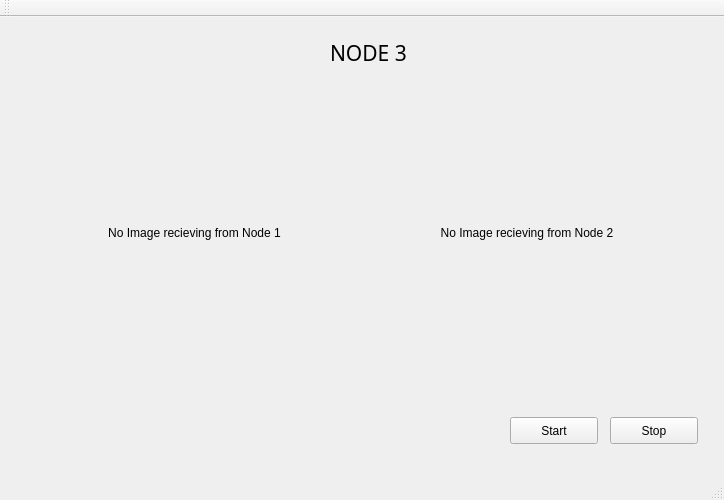
<?xml version="1.0" encoding="UTF-8"?>
<ui version="4.0">
 <class>MainWindow</class>
 <widget class="QMainWindow" name="MainWindow">
  <property name="geometry">
   <rect>
    <x>0</x>
    <y>0</y>
    <width>724</width>
    <height>500</height>
   </rect>
  </property>
  <property name="windowTitle">
   <string>MainWindow</string>
  </property>
  <widget class="QWidget" name="centralWidget">
   <widget class="QPushButton" name="pushButton">
    <property name="geometry">
     <rect>
      <x>510</x>
      <y>400</y>
      <width>88</width>
      <height>27</height>
     </rect>
    </property>
    <property name="text">
     <string>Start</string>
    </property>
   </widget>
   <widget class="QPushButton" name="pushButton_2">
    <property name="geometry">
     <rect>
      <x>610</x>
      <y>400</y>
      <width>88</width>
      <height>27</height>
     </rect>
    </property>
    <property name="text">
     <string>Stop</string>
    </property>
   </widget>
   <widget class="QLabel" name="label">
    <property name="geometry">
     <rect>
      <x>330</x>
      <y>20</y>
      <width>91</width>
      <height>31</height>
     </rect>
    </property>
    <property name="font">
     <font>
      <family>Sans Serif</family>
      <pointsize>16</pointsize>
     </font>
    </property>
    <property name="text">
     <string>NODE 3</string>
    </property>
   </widget>
   <widget class="QWidget" name="horizontalLayoutWidget">
    <property name="geometry">
     <rect>
      <x>20</x>
      <y>50</y>
      <width>681</width>
      <height>331</height>
     </rect>
    </property>
    <layout class="QHBoxLayout" name="horizontalLayout">
     <item>
      <widget class="QLabel" name="label_2">
       <property name="text">
        <string>No Image recieving from Node 1</string>
       </property>
       <property name="alignment">
        <set>Qt::AlignCenter</set>
       </property>
      </widget>
     </item>
     <item>
      <widget class="QLabel" name="label_3">
       <property name="text">
        <string>No Image recieving from Node 2</string>
       </property>
       <property name="alignment">
        <set>Qt::AlignCenter</set>
       </property>
      </widget>
     </item>
    </layout>
   </widget>
  </widget>
  <widget class="QMenuBar" name="menuBar">
   <property name="geometry">
    <rect>
     <x>0</x>
     <y>0</y>
     <width>724</width>
     <height>22</height>
    </rect>
   </property>
  </widget>
  <widget class="QToolBar" name="mainToolBar">
   <attribute name="toolBarArea">
    <enum>TopToolBarArea</enum>
   </attribute>
   <attribute name="toolBarBreak">
    <bool>false</bool>
   </attribute>
  </widget>
  <widget class="QStatusBar" name="statusBar"/>
 </widget>
 <layoutdefault spacing="6" margin="11"/>
 <resources/>
 <connections/>
</ui>
